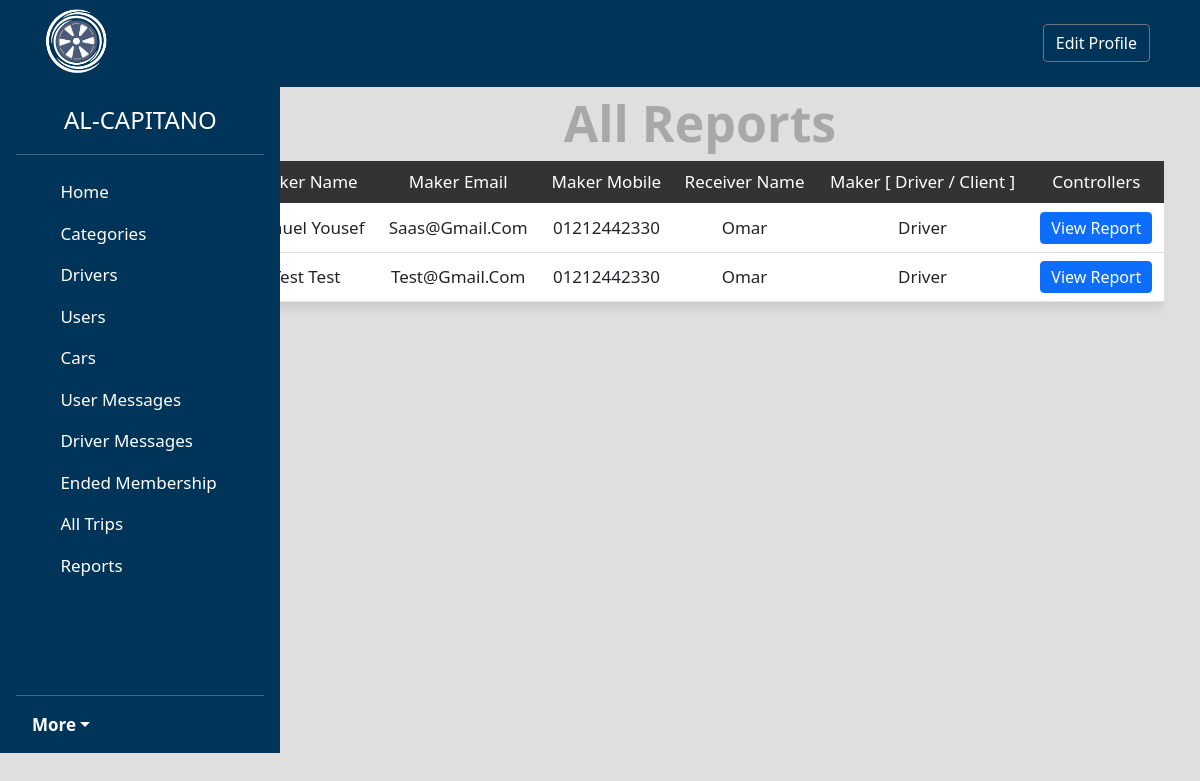
/admin/tripreport.php?tripid=13 (signed in), run on the app's committed database.
### tables this page shows
CREATE TABLE `reports` (
  `Report_ID` int(11) NOT NULL,
  `Report_Maker_Name` varchar(255) NOT NULL,
  `Report_Maker_Email` varchar(255) NOT NULL,
  `Report_Maker_Mobile` varchar(255) NOT NULL,
  `Report_Receiver_Name` varchar(255) NOT NULL,
  `Reason` text NOT NULL,
  `Report_Maker_ID` int(11) NOT NULL,
  `Report_Receiver_ID` int(11) NOT NULL,
  `TripID` int(11) NOT NULL,
  `time` timestamp NOT NULL DEFAULT current_timestamp()
);

### admin/includes/functions/model.php (called while the page is built, shortened)
<?php
class model
{
    function all($where)
    {
        global $conn;
        $table = get_class($this);
        $stmt = $conn->prepare("SELECT * FROM $table  WHERE $where");
        $stmt->execute();
        $data = $stmt->fetchAll();
        return $data;
    }
    function find($where)
    {
        global $conn;
        $table = get_class($this);
        $stmt = $conn->prepare("SELECT * FROM $table WHERE $where");
        $stmt->execute();
        $data = $stmt->fetch();
        return $data;
    }
}

### admin/tripreport.php (the view, shortened to what this page needs)
<?php
if (isset($_SESSION['admin'])) {
    $userObject = new users();
    $reportObject = new reports();
    if (isset($_GET['do'])) {
        $do = $_GET['do'];
    } else {
        $do = 'manage';
    }
    if ($do == 'manage') {
        $tripid = isset($_GET['tripid']) && is_numeric($_GET['tripid']) ? intval($_GET['tripid']) : 0;
        $reports = $reportObject->all("TripID = '{$tripid}'");
        if (!empty($reports)) {
?>
            <h1 class="text-center edit">All Reports</h1>
            <div class="container ">
                <div class="table-responsive trips-table">
                    <table class="table main-table text-center  ">
                        <thead>
                            <tr>
                                <td class=""> Maker Name </td>
                                <td class=""> Maker Email </td>
                                <td class=""> maker mobile </td>
                                <td class=""> Receiver name </td>
                                <td class=""> Maker [ Driver / Client ] </td>
                                <td>controllers</td>
                            </tr>
                        </thead>
                        <tbody>
                            <?php foreach ($reports as $report) {
                                $user = $userObject->find("User_ID ='{$report['Report_Maker_ID']}'");
                            ?>
                                <tr>
                                    <td><?php echo $report['Report_Maker_Name'] ?></td>
                                    <td><?php echo $report['Report_Maker_Email'] ?></td>
                                    <td><?php echo $report['Report_Maker_Mobile'] ?></td>
                                    <td><?php echo $report['Report_Receiver_Name'] ?></td>
                                    <td><?php
                                        if (is_array($user) && ($user['Group_ID'] == 1)) {
                                            echo "Driver";
                                        } else {
                                            echo "client";
                                        }
                                        ?></td>
                                    <td>
                                        <a class="btn btn-primary" href="reports.php?do=view&reportid=<?php echo $report['Report_ID'] ?>">view Report</a>
                                    </td>
                                </tr>
                            <?php } ?>
                        </tbody>
                    </table>
                </div>
            </div>
        <?php
        } else {
        ?>
            <div class="container">
                <div class="alert alert-danger mt-3 error3"> no reports available to you </div>
            </div>
<?php
        }
    }
} else {
    header('location: ../prehome.php');
    exit();
}
include $tpl . ('footer.php');

### admin/layout/css/back.css (style rules this page uses)
* { text-transform: capitalize !important; }
body { background-color: rgb(223, 223, 223) !important; font-size: 17px; }
a { text-decoration: none; color: black; }
.btn { color: white; }
.edit { color: rgb(168, 168, 168); margin-top: 30px; font-size: 50px; font-weight: 700; }
.main-table { box-shadow: 0 7px 9px #ccc; }
.main-table tbody td { background-color: #fff; vertical-align: middle !important; }
.main-table thead { background-color: #333; color: #fff; }
.main-table .btn { padding: 3px 10px !important; }

### data on the page
reports: Report_Maker_Name "Samuel Yousef", Report_Maker_Email "Saas@gmail.com", Report_Maker_Mobile "01212442330", Report_Receiver_Name "Omar"
reports: Report_Maker_Name "Test Test", Report_Maker_Email "Test@gmail.com", Report_Maker_Mobile "01212442330", Report_Receiver_Name "Omar"
